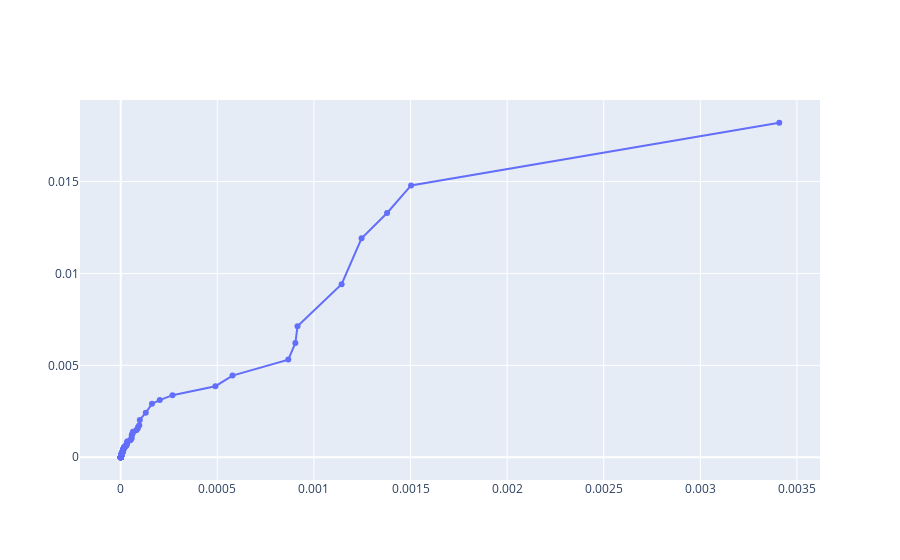

Source (notebook cell):
### Code cell
import matplotlib.pyplot as plt

ccp_alphas, impurities = path.ccp_alphas, path.impurities
fig = go.Figure(data=go.Scatter(x=ccp_alphas[:-1], y=impurities[:-1], mode='lines+markers'))
fig.show()

### Figure 1 — Plotly figure (JSON) as saved in the notebook; plotly's stock layout.template omitted (floating-point values rounded to 4 significant figures; data arrays with more than 128 entries replaced by an {"elided": "..."} marker saying what was removed)
{"data": [{"mode": "lines+markers", "type": "scatter", "x": {"elided": "190 float values"}, "y": {"elided": "190 float values"}}], "layout": {}}
